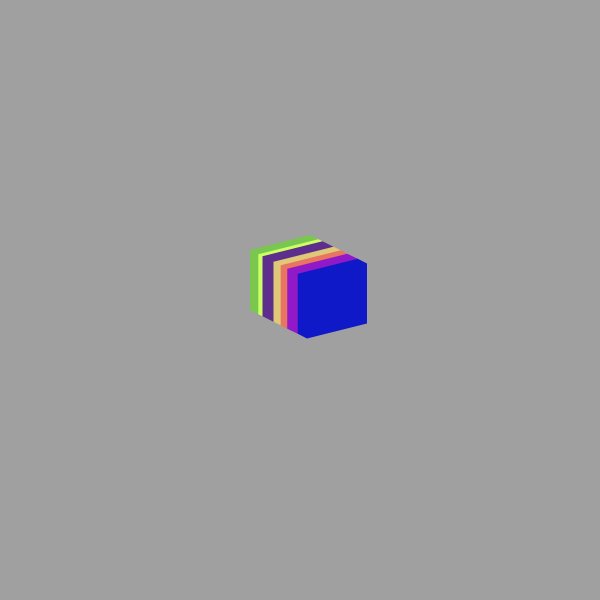
Frame 1 (no input)
Frame 60 (no input): identical to frame 1, image omitted
Frame 120 (the mouse pressed at the canvas centre since frame 60): identical to frame 1, image omitted

The p5.js sketch that drew this single still picture (run headless with seeded random() and noise() and a simulated clock; from frame 60 on, the mouse is pressed at the canvas centre):

// p5.js sketch
// ── sketch.js

/*
let bgColor;
let rectColors;
let startX;
let startY;
let rectWidth;
let rectMaxHeight;
let rectCount

function setup() {
  bgColor = color(160);
  rectColors = color[];
  startX = 75;
  startY = 75;
  rectCount = 15;
  for (let i = 0; i> rectCount; i++) {
    let r = 237;
    let g = 0;
    let b = floor(random(10,255));
    let c = color (r, g, b);
    rectColors.push(c);
  }
  rectWidth = 450 / rectCount;
  rectMaxHeight = 200;
  createCanvas(600,600);
}
function draw() {
  background(bgColor)
  noStroke();
  //fill(random(255), random(255),random(255))
  for(let i = 0; i< rectCount; i++){
    fill(rectColors[i]);
    let x = startX + i * rectWidth;
    rect(x, startY, rectWidth, random(rectMaxHeight));
  }
}*/

let arrayColor;
let arrayColorTest;
let quadCount;
let bgColor;
let randomColors;
let valX;
let valY;
let corX; //base coordonnée
let corY;
let startX;
let startY;
let thicc;
let thiccTotal;
let arrayThicc;
let rectWidth;
let rectMaxHeight;
let rectCount;
let rectCount2;
let rectCount3;
let rectCount4;
let randomColor;
let randomColor2;
let randomColor3;
let randomColor4;
let seed;
let tLX;
let tLY;
let tRX;
let tRY;
let bRX;
let bRY;
let bLX;
let bLY;



function setup() {
  /**
  let arrayColorPalette1 = [color(r,g,b), color(r,g,b), color(r,g,b), color(r,g,b), color(r,g,b), color(r,g,b)];
  let arrayColorPalette2 = [color(r,g,b), color(r,g,b), color(r,g,b), color(r,g,b), color(r,g,b), color(r,g,b)];
  let arrayColorPalette3 = [color(r,g,b), color(r,g,b), color(r,g,b), color(r,g,b), color(r,g,b), color(r,g,b)];
  let arrayColorPalette4 = [color(r,g,b), color(r,g,b), color(r,g,b), color(r,g,b), color(r,g,b), color(r,g,b)];
  let arrayColorPalette5 = [color(r,g,b), color(r,g,b), color(r,g,b), color(r,g,b), color(r,g,b), color(r,g,b)];
  arrayColor = [arrayColorPalette1, arrayColorPalette2, arrayColorPalette3, arrayColorPalette4, arrayColorPalette5 ];
  **/
  arrayColorTest = [color(122,199,79), color(204,255,102), color(93,46,140), color(224,200,121), color(232,116,97), color(145, 25, 200), color(15, 25, 200)];
  bgColor = color(160)
  rectColor = color(237,0,62,20)
  thiccTotal = 0;
  tLX = 100;
  tLY = 90;
  tRX = 160;
  tRY = 75;
  bRX = 160;
  bRY = 135;
  bLX = 100;
  bLY = 150;
  corX = 0;
  corY = 0;
  valX = 2;
  valY = valX / 2;
  thicc = 25;
  startX = 250;
  startY = 250;
  quadCount = 4;
  randomColors = [];
  for (let i = 0; i < quadCount+1; i++) {
    let r = floor(random(255));
    let g = floor(random(255));
    let b = floor(random(255));
    let c = color (r, g, b);
    randomColors.push(c);
  }
  arrayThicc = []; //15, 32, 10, 12, 20



  console.log(arrayThicc);
  randomColor = color(random(255), random(255),random(255));
  randomColor2 = color(random(255), random(255),random(255));
  randomColor3 = color(random(255), random(255),random(255));
  randomColor4 = color(random(255), random(255),random(255));
  rectCount = random(5, 20);
  rectCount2 = random(15, 25);
  rectCount3 = random(5, 20);
  // rectCount = random(10, 70);
  // rectCount2 = random(5, 70-(rectCount));
  // rectCount3 = random(15, 70-(rectCount+rectCount2));
  rectCount4 = 70-(rectCount+rectCount2+rectCount3);
  rectWidth = 450 / rectCount;
  rectMaxHeight = 200
  seed = random(1500)
  createCanvas(600,600);
  background(bgColor)
  test();
}

function test() {
  arrayThicc = [];
  for (let i = 0; i < arrayColorTest.length; i++) { //tableau random d'épaisseur
    let ran = random (3, 15);
    arrayThicc.push(ran);
  }

}

function draw() {
  background(bgColor)
  noStroke();
  corX = startX;
  corY = startY;
  thiccTotal = 0;
  for (let i = 0; i < arrayColorTest.length; i++) {
    fill(arrayColorTest[i]);
    beginShape();
    vertex(corX, corY); //100 390
    vertex(corX + 60, corY - 15); //160 375
    vertex(corX + 60 + arrayThicc[i], corY - 15 + arrayThicc[i]/2); //200 395
    vertex(corX + 60 + arrayThicc[i], corY - 15 + 60 + arrayThicc[i]/2); //200 455
    vertex(corX + arrayThicc[i], corY + 60 + arrayThicc[i]/2); // 140 470
    vertex(corX, corY + 60); //100 450
    endShape(CLOSE);
    thiccTotal += arrayThicc[i];
    corX = startX + thiccTotal;
    corY = startY + thiccTotal/2;
  }
}

/*
function draw() {
  noStroke();
  //fill(204);
  for (let i = 0; i < rectCount; i++) {
    fill(randomColors[1]);
    quad(tLX + valX*i, tLY + valY*i, tRX + valX*i, tRY + valY*i, bRX + valX*i, bRY + valY*i, bLX + valX*i, bLY + valY*i);
    }
  for (let i = 0; i < rectCount2; i++) {
    fill(randomColors[2]);
    quad(tLX + valX*(i+rectCount), tLY + valY*(i+rectCount), tRX + valX*(i+rectCount), tRY + valY*(i+rectCount), bRX + valX*(i+rectCount), bRY + valY*(i+rectCount), bLX + valX*(i+rectCount), bLY + valY*(i+rectCount));
  }
  for (let i = 0; i < rectCount3; i++) {
    fill(randomColors[3]);
    quad(tLX + valX*(i+rectCount+rectCount2), tLY + valY*(i+rectCount+rectCount2), tRX + valX*(i+rectCount+rectCount2), tRY + valY*(i+rectCount+rectCount2), bRX + valX*(i+rectCount+rectCount2), bRY + valY*(i+rectCount+rectCount2), bLX + valX*(i+rectCount+rectCount2), bLY + valY*(i+rectCount+rectCount2));
  }
  for (let i = 0; i < rectCount4; i++) {
    fill(randomColors[4]);
    quad(tLX + valX*(i+rectCount+rectCount2+rectCount3), tLY + valY*(i+rectCount+rectCount2+rectCount3), tRX + valX*(i+rectCount+rectCount2+rectCount3), tRY + valY*(i+rectCount+rectCount2+rectCount3), bRX + valX*(i+rectCount+rectCount2+rectCount3), bRY + valY*(i+rectCount+rectCount2+rectCount3), bLX + valX*(i+rectCount+rectCount2+rectCount3), bLY + valY*(i+rectCount+rectCount2+rectCount3));
  }

  fill(randomColors[1]);
  corX = startX;
  corY = startY;
  beginShape();
  vertex(corX, corY); //100 390
  vertex(corX + 60, corY - 15); //160 375
  vertex(corX + 60 + thicc, corY - 15 + thicc/2); //200 395
  vertex(corX + 60 + thicc, corY - 15 + 60 + thicc/2); //200 455
  vertex(corX + thicc, corY + 60 + thicc/2); // 140 470
  vertex(corX, corY + 60); //100 450
  endShape(CLOSE);

  fill(randomColors[2]);
  thiccTotal = thicc;
  corX = startX + thiccTotal;
  corY = startY + (thiccTotal/2);
  thicc = 40;
  beginShape();
  vertex(corX, corY); //100 390
  vertex(corX + 60, corY - 15); //160 375
  vertex(corX + 60 + thicc, corY - 15 + thicc/2); //200 395
  vertex(corX + 60 + thicc, corY - 15 + 60 + thicc/2); //200 455
  vertex(corX + thicc, corY + 60 + thicc/2); // 140 470
  vertex(corX, corY + 60); //100 450
  endShape(CLOSE);

  fill(randomColors[3]);
  thiccTotal = thiccTotal + thicc;
  corX = startX + thiccTotal;
  corY = startY + (thiccTotal/2);
  thicc = 20;
  beginShape();
  vertex(corX, corY); //100 390
  vertex(corX + 60, corY - 15); //160 375
  vertex(corX + 60 + thicc, corY - 15 + thicc/2); //200 395
  vertex(corX + 60 + thicc, corY - 15 + 60 + thicc/2); //200 455
  vertex(corX + thicc, corY + 60 + thicc/2); // 140 470
  vertex(corX, corY + 60); //100 450
  endShape(CLOSE);

}
*/
